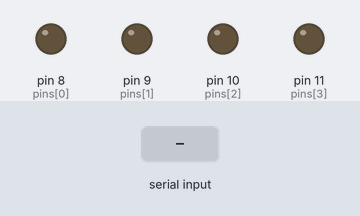
Bench run of a sketch on a simulated Arduino Uno, built with avr-gcc and run on an emulated ATmega328P. Shown: output pins drawn as LEDs (lit = HIGH). The inputs (shaded band) are chosen by the test bench.

Above: at 1.2 s.
1.3 s: "1" received over Serial
At 1.6 s:
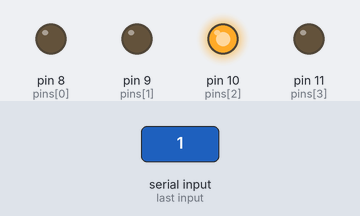
2.8 s: "0" received over Serial
At 4.0 s:
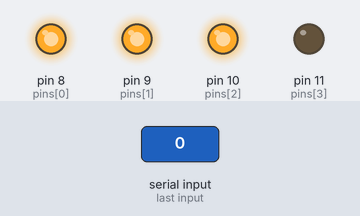
4.3 s: "2" received over Serial
At 5.1 s:
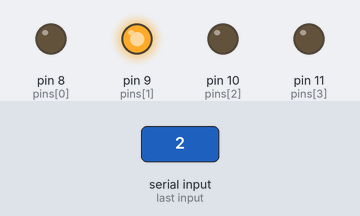
Timing chart, 0 to 7.3 s (numbered marks = the images above; inputs shaded):
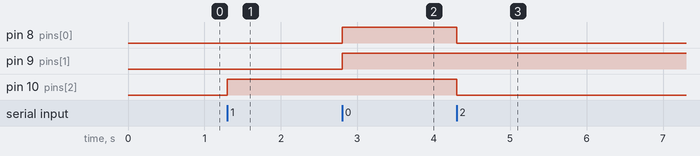

The sketch:

bologain.ino
```cpp
const byte x10 = 0;
const byte x100 = 1;
const byte x200 = 2;
const byte x1000 = 3;

const byte npins = 4;

const bool polarities[] = {true, false, false, true};
const byte pins[] = {8, 9, 10, 11};

const byte ascii0 = 48;

byte parse_response(char response) {
  return byte(response) - ascii0;
}

void write_line(byte gain, bool state) {
  digitalWrite(pins[gain], polarities[gain] == state);
}

void set_gain(byte gain) {
  write_line(gain, true);
  for (byte n = 0; n < npins; n++) {
    if (n == gain) {
      continue;
    }
    write_line(n, false);
  }
}

void setup() {
  for (byte n = 0; n < npins; n++) {
    pinMode(pins[n], OUTPUT);
  }
  Serial.begin(9600);
  while (!Serial) {;}
}

void loop() {
  while (!Serial.available()) {;}
  set_gain(parse_response(Serial.read()));
}
```

Measured:
- after the input at 1.3 s, pin 10 (pins[2]): LOW → HIGH at once
- after the input at 2.8 s, pin 8 (pins[0]), pin 9 (pins[1]): LOW → HIGH at once
- after the input at 4.3 s, pin 8 (pins[0]), pin 10 (pins[2]): HIGH → LOW at once
